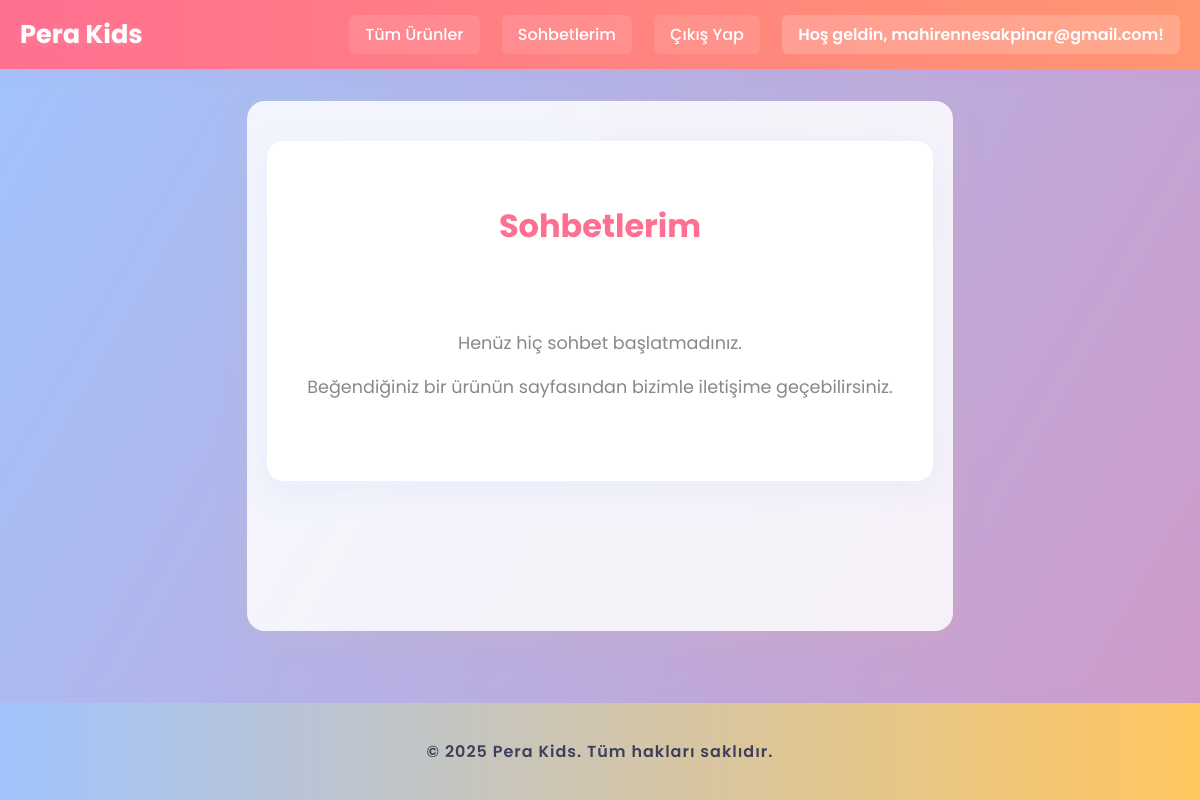
Before: /sohbetlerim/ (signed in) with the older database file.
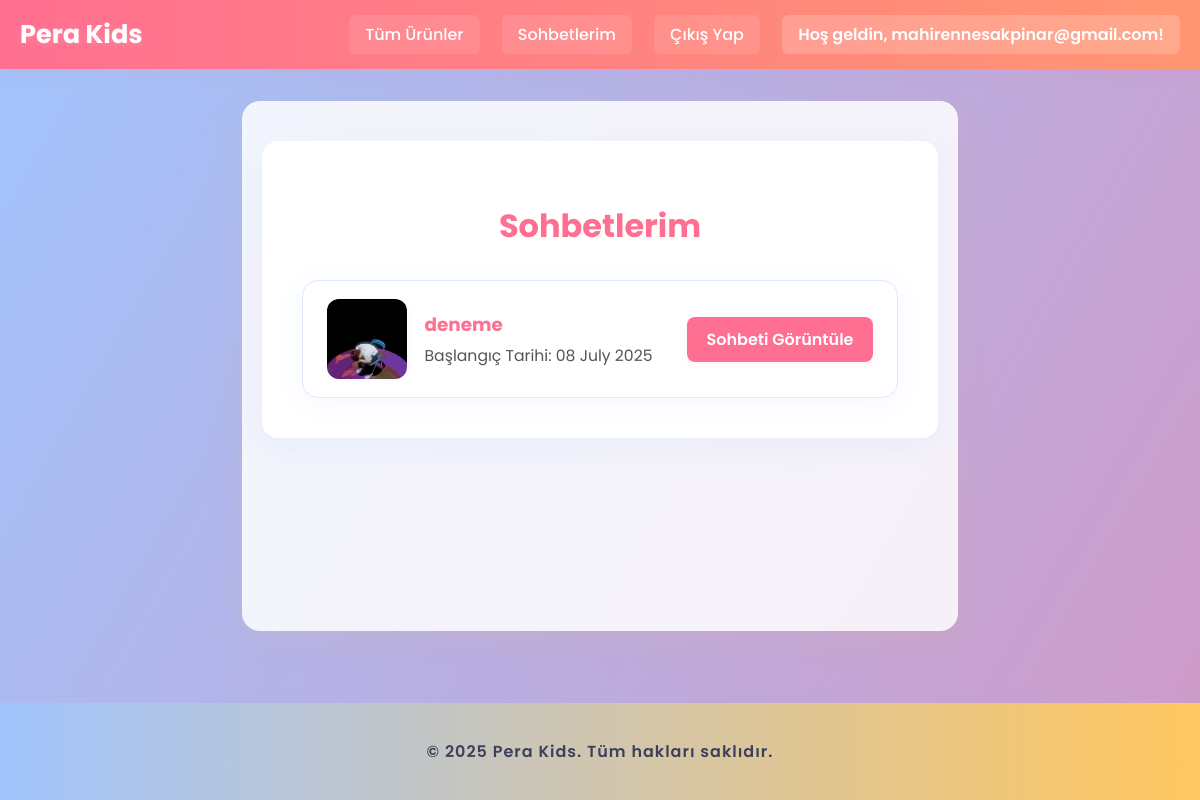
After: the same page with the newer database file.
### playground/models.py (models this page shows, shortened)
class Conversation(models.Model):
    product = models.ForeignKey(Product, on_delete=models.CASCADE, verbose_name="İlgili Ürün")
    customer = models.ForeignKey(User, on_delete=models.CASCADE, verbose_name="Müşteri")
    created_at = models.DateTimeField(auto_now_add=True)
    class Meta:
        verbose_name = "Sohbet"
        verbose_name_plural = "Sohbetler"
        unique_together = ('product', 'customer')

class Product(models.Model):
    category = models.ForeignKey(Category, on_delete=models.SET_NULL, null=True, verbose_name="Kategorisi")
    name = models.CharField(max_length=200, verbose_name="Ürün Adı")
    slug = models.SlugField(max_length=220, unique=True, help_text="URL'de görünecek metin, otomatik oluşur.")
    image = models.ImageField(upload_to='products/', verbose_name="Ürün Fotoğrafı")
    description = models.TextField(verbose_name="Ürün Açıklaması")
    price = models.DecimalField(max_digits=10, decimal_places=2, verbose_name="Seri Fiyatı")
    age_group_set = models.CharField(max_length=100, verbose_name="Yaş Grubu (Seri)", help_text="Örn: 8-10-12 Yaş")
    available_colors = models.CharField(max_length=255, verbose_name="Mevcut Renkler", help_text="Renkleri virgülle ayırarak yazın. Örn: Mavi, Kırmızı, Yeşil")
    created_at = models.DateTimeField(auto_now_add=True, verbose_name="Oluşturulma Tarihi")
    is_available = models.BooleanField(default=True, verbose_name="Mevcut mu?")
    class Meta:
        verbose_name = "Ürün"
        verbose_name_plural = "Ürünler"
        ordering = ('-created_at',)

### playground/views.py (the view)
# urls.py: path('sohbetlerim/', views.sohbetlerim_view, name='sohbetlerim'),
@login_required
def sohbetlerim_view(request):
    sohbetler = Conversation.objects.filter(customer=request.user).order_by('-created_at')
    context = {
        'sohbet_listesi': sohbetler
    }
    return render(request, 'playground/sohbetlerim.html', context)

### playground/templates/playground/sohbetlerim.html (shortened to what this page needs)
{% extends "playground/base.html" %}
{% load static %}
{% block content %}
<div class="sohbet-container">
    <h1 class="main-title">Sohbetlerim</h1>
    <ul class="sohbet-listesi">
        {% for sohbet in sohbet_listesi %}
            <li class="sohbet-karti">
                <img src="{{ sohbet.product.image.url }}" alt="{{ sohbet.product.name }}">
                <div class="sohbet-detay">
                    <h2>{{ sohbet.product.name }}</h2>
                    <p>Başlangıç Tarihi: {{ sohbet.created_at|date:"d F Y" }}</p>
                </div>
                <a href="#" class="sohbet-link">Sohbeti Görüntüle</a>
            </li>
        {% empty %}
            <div class="hic-sohbet-yok">
                <p>Henüz hiç sohbet başlatmadınız.</p>
                <p>Beğendiğiniz bir ürünün sayfasından bizimle iletişime geçebilirsiniz.</p>
            </div>
        {% endfor %}
    </ul>
</div>
{% endblock %}

### playground/templates/playground/base.html (shortened to what this page needs)
{% load static %}
<!DOCTYPE html>
<html lang="tr">
<head>
    <link rel="stylesheet" href="{% static 'playground/css/styles.css' %}">
</head>
<body class="{% block body_class %}{% endblock %}">
    {% if not hesap_sayfasi %}
    <nav class="navbar">
        <div class="navbar-container">
            <div class="logo">
                <a href="{% url 'playground:anasayfa' %}">Pera Kids</a>
            </div>
            <div class="nav-links">
                <a href="{% url 'playground:anasayfa' %}">Tüm Ürünler</a>
                {% if user.is_authenticated %}
                    <a href="{% url 'playground:sohbetlerim' %}">Sohbetlerim</a>
                    <a href="#">Çıkış Yap</a>
                    <span class="nav-user">Hoş geldin, {{ user.username }}!</span>
                {% else %}
                    <a href="{% url 'playground:hesap' %}">Giriş Yap / Kayıt Ol</a>
                {% endif %}
            </div>
        </div>
    </nav>
    {% endif %}
    <main>
        {% block content %}
        {% endblock %}
    </main>
    {% if not hesap_sayfasi %}
    <footer class="footer">
        <p>&copy; 2025 Pera Kids. Tüm hakları saklıdır.</p>
    </footer>
    {% endif %}
</body>
</html>

### static/playground/css/styles.css (style rules this page uses)
:root { --primary-color: #ff6f91; --secondary-color: #ff9671; --accent-color: #ffc75f; --light-blue: #a1c4fd; --text-color: #3d405b; --background-color: #f7faff; --white-color: #ffffff; --border-color: #e0eafc; }
body { font-family: 'Poppins', sans-serif; margin: 0; background: linear-gradient(120deg, #a1c4fd 0%, #ff6f91 100%); background-size: 200% 200%; animation: gradientMove 8s ease-in-out infinite; color: var(--text-color); min-height: 100vh; display: flex; flex-direction: column; }
main { flex: 1; padding: 40px 20px; background: rgba(255,255,255,0.85); border-radius: 18px; box-shadow: 0 8px 32px 0 rgba(255,199,95,0.10); margin: 32px auto 32px auto; max-width: 1200px; }
.navbar { background: linear-gradient(90deg, #ff6f91 0%, #ff9671 100%); box-shadow: 0 4px 16px 0 rgba(255, 111, 145, 0.10); border-bottom: none; padding: 15px 0; }
.navbar-container { max-width: 1200px; margin: 0 auto; display: flex; justify-content: space-between; align-items: center; padding: 0 20px; }
.navbar .logo a { font-weight: 700; font-size: 1.6em; color: #fff !important; text-decoration: none; text-shadow: 0 2px 8px rgba(255,255,255,0.15); }
.navbar .nav-links a { margin-left: 18px; text-decoration: none; color: #fff !important; font-weight: 500; background: rgba(255,255,255,0.10); border-radius: 6px; padding: 8px 16px; transition: background 0.3s, color 0.3s, box-shadow 0.3s; }
.navbar .nav-links .nav-user { margin-left: 18px; font-weight: 600; color: #fff !important; background: rgba(255,255,255,0.18); border-radius: 6px; padding: 8px 16px; }
.form-container, .sohbet-container { max-width: 800px; margin: 0 auto; background: var(--white-color); padding: 40px; border-radius: 16px; box-shadow: 0 8px 30px rgba(160,200,255,0.15); }
.form-container h1, .sohbet-container h1 { text-align: center; color: var(--primary-color); margin-bottom: 30px; }
.footer { text-align: center; padding: 20px; margin-top: 40px; background: linear-gradient(90deg, #a1c4fd 0%, #ffc75f 100%); color: #3d405b; font-weight: 600; letter-spacing: 1px; box-shadow: 0 -2px 12px 0 rgba(161,196,253,0.10); }
.sohbet-listesi { list-style: none; padding: 0; margin: 0; display: grid; grid-template-columns: repeat(auto-fit, minmax(320px, 1fr)); gap: 32px; }
.sohbet-karti { background: var(--white-color); border-radius: 16px; box-shadow: 0 4px 24px 0 rgba(161,196,253,0.13); display: flex; align-items: center; gap: 18px; padding: 18px 24px; overflow: hidden; border: 1px solid var(--border-color); }
.sohbet-karti img { width: 80px; height: 80px; object-fit: cover; border-radius: 12px; flex-shrink: 0; box-shadow: 0 2px 8px 0 rgba(161,196,253,0.10); }
.sohbet-detay { flex: 1; min-width: 0; }
.sohbet-karti h2 { font-size: 1.15em; margin: 0 0 6px 0; color: var(--primary-color); white-space: nowrap; overflow: hidden; text-overflow: ellipsis; }
.sohbet-karti p { margin: 0; color: #555; font-size: 0.98em; }
.sohbet-link { display: inline-block; margin-left: 16px; padding: 10px 20px; background: var(--primary-color); color: #fff; border-radius: 8px; text-decoration: none; font-weight: 600; font-size: 1em; transition: background 0.2s, transform 0.2s; box-shadow: 0 2px 8px 0 rgba(255,111,145,0.08); }

### playground/templates/playground/base.html (style rules this page uses)
body { background: linear-gradient(120deg, #a1c4fd 0%, #ff6f91 100%); background-size: 200% 200%; animation: gradientMove 8s ease-in-out infinite; }
.navbar { background: linear-gradient(90deg, #ff6f91 0%, #ff9671 100%); box-shadow: 0 4px 16px 0 rgba(255, 111, 145, 0.10); border-bottom: none; }
.navbar .logo a { color: #fff !important; text-shadow: 0 2px 8px rgba(255,255,255,0.15); }
.navbar .nav-links a { color: #fff !important; background: rgba(255,255,255,0.10); border-radius: 6px; padding: 8px 16px; margin-left: 18px; transition: background 0.3s, color 0.3s, box-shadow 0.3s; }
.navbar .nav-links .nav-user { color: #fff !important; background: rgba(255,255,255,0.18); border-radius: 6px; padding: 8px 16px; margin-left: 18px; }
.footer { background: linear-gradient(90deg, #a1c4fd 0%, #ffc75f 100%); color: #3d405b; font-weight: 600; letter-spacing: 1px; box-shadow: 0 -2px 12px 0 rgba(161,196,253,0.10); }
main { background: rgba(255,255,255,0.85); border-radius: 18px; box-shadow: 0 8px 32px 0 rgba(255,199,95,0.10); margin: 32px auto 32px auto; max-width: 1200px; }

Changed rows visible on the page:
added Conversation: product.image (picture), product.name "deneme", created_at "08 July 2025"
Other visible differences:
text no longer shown: "Henüz hiç sohbet başlatmadınız. Beğendiğiniz bir ürünün sayfasından bizimle iletişime geçebilirsiniz."
